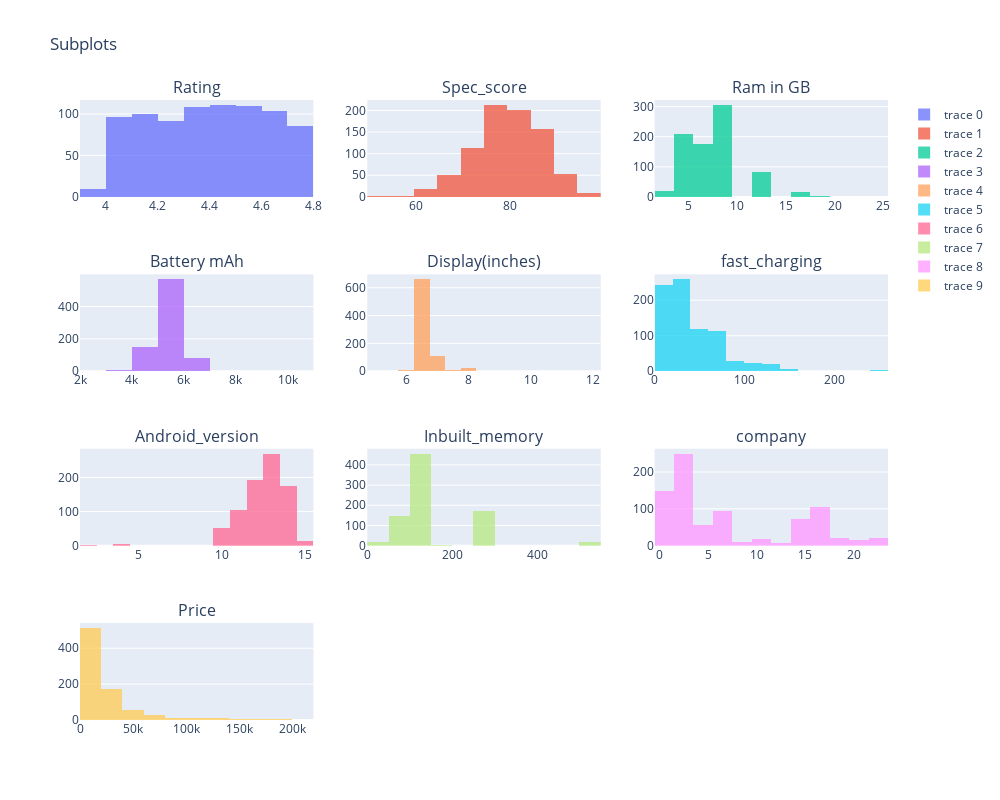

The notebook cell saved with this chart:
### Code cell
plotting(dframe)

### Figure 1 — Plotly figure (JSON) as saved in the notebook; plotly's stock layout.template omitted (floating-point values rounded to 4 significant figures; data arrays with more than 128 entries replaced by an {"elided": "..."} marker saying what was removed)
{"data": [{"nbinsx": 15, "opacity": 0.75, "type": "histogram", "x": {"elided": "817 float values"}, "xaxis": "x", "yaxis": "y"}, {"nbinsx": 15, "opacity": 0.75, "type": "histogram", "x": {"elided": "817 int values"}, "xaxis": "x2", "yaxis": "y2"}, {"nbinsx": 15, "opacity": 0.75, "type": "histogram", "x": {"elided": "817 int values"}, "xaxis": "x3", "yaxis": "y3"}, {"nbinsx": 15, "opacity": 0.75, "type": "histogram", "x": {"elided": "817 int values"}, "xaxis": "x4", "yaxis": "y4"}, {"nbinsx": 15, "opacity": 0.75, "type": "histogram", "x": {"elided": "817 float values"}, "xaxis": "x5", "yaxis": "y5"}, {"nbinsx": 15, "opacity": 0.75, "type": "histogram", "x": {"elided": "817 float values"}, "xaxis": "x6", "yaxis": "y6"}, {"nbinsx": 15, "opacity": 0.75, "type": "histogram", "x": {"elided": "817 float values"}, "xaxis": "x7", "yaxis": "y7"}, {"nbinsx": 15, "opacity": 0.75, "type": "histogram", "x": {"elided": "817 float values"}, "xaxis": "x8", "yaxis": "y8"}, {"nbinsx": 15, "opacity": 0.75, "type": "histogram", "x": {"elided": "817 int values"}, "xaxis": "x9", "yaxis": "y9"}, {"nbinsx": 15, "opacity": 0.75, "type": "histogram", "x": {"elided": "817 int values"}, "xaxis": "x10", "yaxis": "y10"}], "layout": {"annotations": [{"font": {"size": 16}, "showarrow": false, "text": "Rating", "x": 0.1444, "xanchor": "center", "xref": "paper", "y": 1, "yanchor": "bottom", "yref": "paper"}, {"font": {"size": 16}, "showarrow": false, "text": "Spec_score", "x": 0.5, "xanchor": "center", "xref": "paper", "y": 1, "yanchor": "bottom", "yref": "paper"}, {"font": {"size": 16}, "showarrow": false, "text": "Ram in GB", "x": 0.8556, "xanchor": "center", "xref": "paper", "y": 1, "yanchor": "bottom", "yref": "paper"}, {"font": {"size": 16}, "showarrow": false, "text": "Battery mAh", "x": 0.1444, "xanchor": "center", "xref": "paper", "y": 0.7188, "yanchor": "bottom", "yref": "paper"}, {"font": {"size": 16}, "showarrow": false, "text": "Display(inches)", "x": 0.5, "xanchor": "center", "xref": "paper", "y": 0.7188, "yanchor": "bottom", "yref": "paper"}, {"font": {"size": 16}, "showarrow": false, "text": "fast_charging", "x": 0.8556, "xanchor": "center", "xref": "paper", "y": 0.7188, "yanchor": "bottom", "yref": "paper"}, {"font": {"size": 16}, "showarrow": false, "text": "Android_version", "x": 0.1444, "xanchor": "center", "xref": "paper", "y": 0.4375, "yanchor": "bottom", "yref": "paper"}, {"font": {"size": 16}, "showarrow": false, "text": "Inbuilt_memory", "x": 0.5, "xanchor": "center", "xref": "paper", "y": 0.4375, "yanchor": "bottom", "yref": "paper"}, {"font": {"size": 16}, "showarrow": false, "text": "company", "x": 0.8556, "xanchor": "center", "xref": "paper", "y": 0.4375, "yanchor": "bottom", "yref": "paper"}, {"font": {"size": 16}, "showarrow": false, "text": "Price", "x": 0.1444, "xanchor": "center", "xref": "paper", "y": 0.1562, "yanchor": "bottom", "yref": "paper"}], "height": 800, "title": {"text": "Subplots"}, "width": 1000, "xaxis": {"anchor": "y", "autorange": true, "domain": [0, 0.2889], "range": [3.9, 4.8], "type": "linear"}, "xaxis10": {"anchor": "y10", "autorange": true, "domain": [0, 0.2889], "range": [-0.5, 220000.0], "type": "linear"}, "xaxis11": {"anchor": "y11", "domain": [0.3556, 0.6444]}, "xaxis12": {"anchor": "y12", "domain": [0.7111, 1]}, "xaxis2": {"anchor": "y2", "autorange": true, "domain": [0.3556, 0.6444], "range": [49.5, 99.5], "type": "linear"}, "xaxis3": {"anchor": "y3", "autorange": true, "domain": [0.7111, 1], "range": [1.5, 25.5], "type": "linear"}, "xaxis4": {"anchor": "y4", "autorange": true, "domain": [0, 0.2889], "range": [2000.0, 11000.0], "type": "linear"}, "xaxis5": {"anchor": "y5", "autorange": true, "domain": [0.3556, 0.6444], "range": [4.75, 12.25], "type": "linear"}, "xaxis6": {"anchor": "y6", "autorange": true, "domain": [0.7111, 1], "range": [0, 260], "type": "linear"}, "xaxis7": {"anchor": "y7", "autorange": true, "domain": [0, 0.2889], "range": [1.5, 15.5], "type": "linear"}, "xaxis8": {"anchor": "y8", "autorange": true, "domain": [0.3556, 0.6444], "range": [0, 550], "type": "linear"}, "xaxis9": {"anchor": "y9", "autorange": true, "domain": [0.7111, 1], "range": [-0.5, 23.5], "type": "linear"}, "yaxis": {"anchor": "x", "autorange": true, "domain": [0.8438, 1], "range": [0, 116.8]}, "yaxis10": {"anchor": "x10", "autorange": true, "domain": [0, 0.1562], "range": [0, 540]}, "yaxis11": {"anchor": "x11", "domain": [0, 0.1562]}, "yaxis12": {"anchor": "x12", "domain": [0, 0.1562]}, "yaxis2": {"anchor": "x2", "autorange": true, "domain": [0.8438, 1], "range": [0, 224.2]}, "yaxis3": {"anchor": "x3", "autorange": true, "domain": [0.8438, 1], "range": [0, 322.1]}, "yaxis4": {"anchor": "x4", "autorange": true, "domain": [0.5625, 0.7188], "range": [0, 598.9]}, "yaxis5": {"anchor": "x5", "autorange": true, "domain": [0.5625, 0.7188], "range": [0, 695.8]}, "yaxis6": {"anchor": "x6", "autorange": true, "domain": [0.5625, 0.7188], "range": [0, 272.6]}, "yaxis7": {"anchor": "x7", "autorange": true, "domain": [0.2812, 0.4375], "range": [0, 284.2]}, "yaxis8": {"anchor": "x8", "autorange": true, "domain": [0.2812, 0.4375], "range": [0, 480]}, "yaxis9": {"anchor": "x9", "autorange": true, "domain": [0.2812, 0.4375], "range": [0, 263.2]}}}
